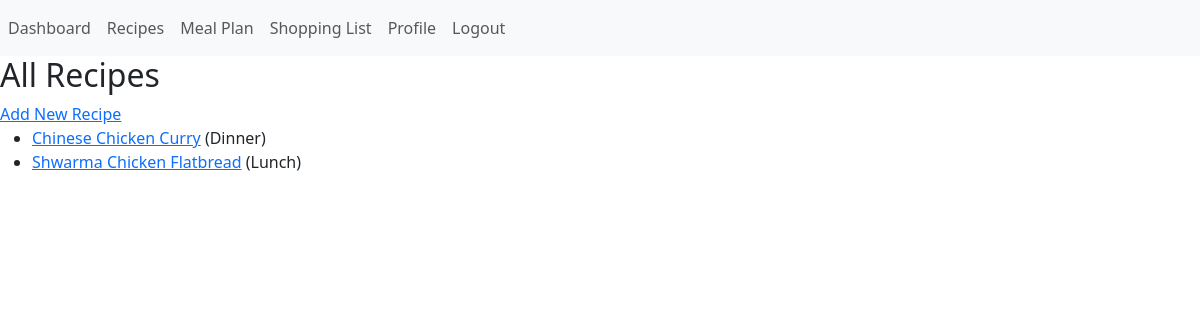
The app's page /recipes/ (signed in), older data.
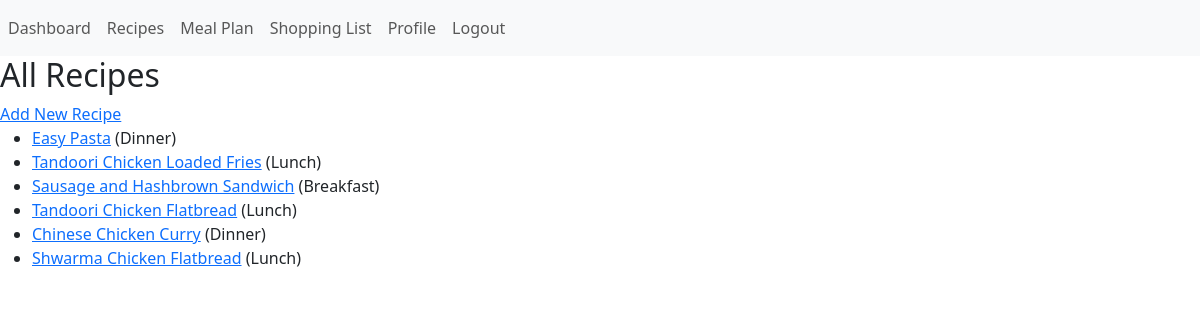
The same page, newer data.
### wfd/models.py (models this page shows, shortened)
class Recipe(models.Model):
    CATEGORY_CHOICES = [
        ('breakfast', 'Breakfast'),
        ('lunch', 'Lunch'),
        ('dinner', 'Dinner'),
        ('snack', 'Snack'),
        ('dessert', 'Dessert'),
    ]
    title = models.CharField(max_length = 255)
    user = models.ForeignKey(User, on_delete=models.CASCADE)
    ingredients = models.TextField(help_text = "Enter each ingredient on a new line.")
    method= models.TextField()
    tags = models.CharField(max_length=20, choices= CATEGORY_CHOICES)
    created_at = models.DateTimeField(auto_now_add=True)

### wfd/views.py (the view)
# urls.py: path('recipes/', views.recipe_list, name='recipe_list'),
@login_required
def recipe_list(request):
    recipes = Recipe.objects.all().order_by('-created_at')
    return render(request, 'recipes/recipe_list.html', {'recipes': recipes})

### wfd/templates/recipes/recipe_list.html
{% extends "base.html" %}
{% block content %}
    <h2>All Recipes</h2>
    <a href="{% url 'add_recipe' %}">Add New Recipe</a>
    <ul>
        {% for recipe in recipes %}
            <li>
                <a href="{% url 'recipe_detail' recipe.id %}">{{ recipe.title }}</a>
                ({{ recipe.get_tags_display }})
            </li>
        {% empty %}
            <li>No recipes added yet.</li>
        {% endfor %}
    </ul>
{% endblock %}

Row changes from the older to the newer data that the page shows:
added Recipe: title "Easy Pasta", tags "Dinner"
added Recipe: title "Tandoori Chicken Loaded Fries", tags "Lunch"
added Recipe: title "Sausage and Hashbrown Sandwich", tags "Breakfast"
added Recipe: title "Tandoori Chicken Flatbread", tags "Lunch"
